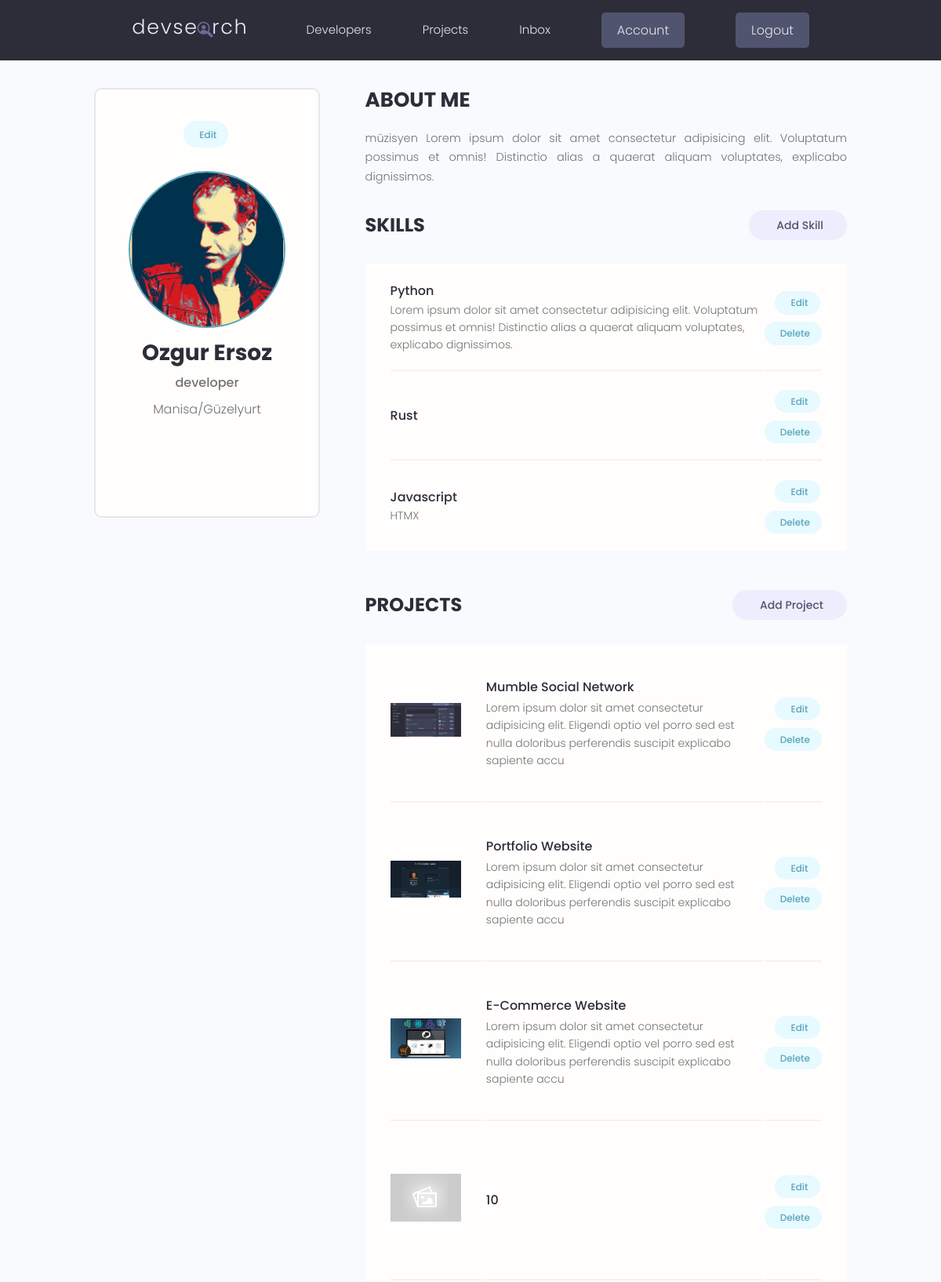
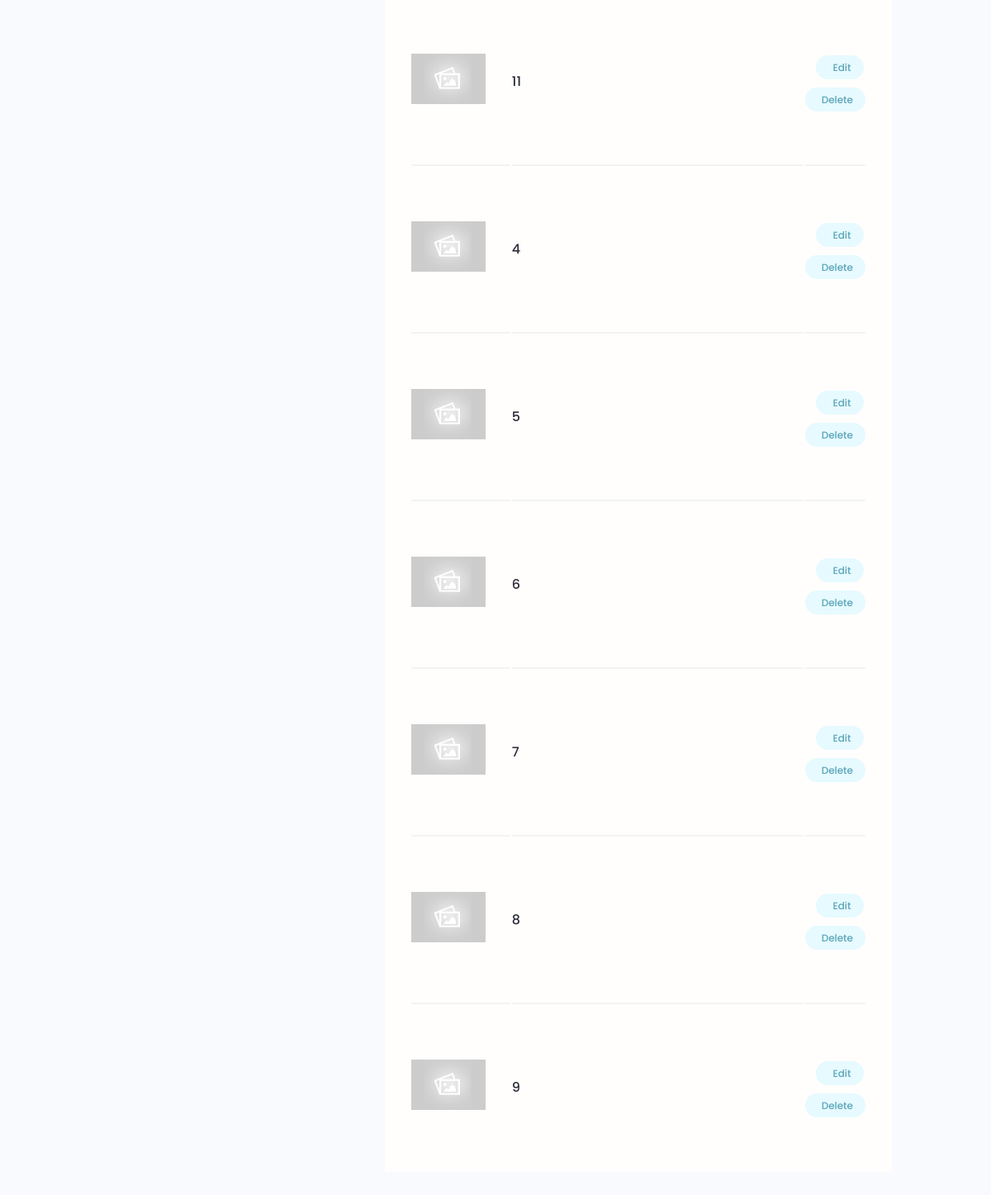
The app's page /account/ (signed in) with its own data (2 pictures, top to bottom).
### users/models.py (models this page shows, shortened)
class Profile(models.Model):
    user = models.OneToOneField(User, on_delete=models.CASCADE, null=True, blank=True)
    name = models.CharField(max_length=200, null=True, blank=True)
    username = models.CharField(max_length=200, null=True, blank=True)
    location = models.CharField(max_length=200, null=True, blank=True)
    email = models.EmailField(max_length=500, null=True, blank=True)
    short_intro = models.CharField(max_length=200, null=True, blank=True)
    bio = models.TextField(null=True, blank=True)
    profile_image = models.ImageField(
        null=True,
        blank=True,
        upload_to="profiles/",
        default="profiles/users-default.png",
    )
    social_github = models.CharField(max_length=200, null=True, blank=True)
    social_twitter = models.CharField(max_length=200, null=True, blank=True)
    social_linkedin = models.CharField(max_length=200, null=True, blank=True)
    social_youtube = models.CharField(max_length=200, null=True, blank=True)
    social_website = models.CharField(max_length=200, null=True, blank=True)
    id = models.UUIDField(
        default=uuid.uuid4, unique=True, primary_key=True, editable=False
    )

class Skill(models.Model):
    owner = models.ForeignKey(Profile, on_delete=models.CASCADE, null=True, blank=True)
    name = models.CharField(max_length=200, null=True, blank=True)
    description = models.TextField(null=True, blank=True)
    created = models.DateTimeField(auto_now_add=True)
    id = models.UUIDField(
        default=uuid.uuid4, unique=True, primary_key=True, editable=False
    )
    def __str__(self):
        return str(self.name)

### projects/models.py (models this page shows, shortened)
class Project(models.Model):
    owner = models.ForeignKey(Profile, on_delete=models.CASCADE, null=True, blank=True)
    title = models.CharField(max_length=200)
    description = models.TextField(null=True, blank=True)
    featured_image = models.ImageField(null=True, blank=True, default="default.jpg")
    demo_link = models.CharField(max_length=2000, null=True, blank=True)
    source_link = models.CharField(max_length=2000, null=True, blank=True)
    tags = models.ManyToManyField("Tag", blank=True)
    vote_total = models.IntegerField(default=0, null=True, blank=True)
    vote_ratio = models.IntegerField(default=0, null=True, blank=True)
    created = models.DateTimeField(auto_now_add=True)
    id = models.UUIDField(
        default=uuid.uuid4, unique=True, primary_key=True, editable=False
    )
    class Meta:
        ordering = ["-vote_ratio", "-vote_total", "title"]

### users/views.py (the view)
# urls.py: path("account/", views.user_account, name="account"),
@login_required(login_url="login")
def user_account(request):
    profile = request.user.profile
    skills = profile.skill_set.all()
    projects = profile.project_set.all()
    context = {
        "profile": profile,
        "skills": skills,
        "projects": projects,
    }
    return render(request, "users/account.html", context=context)

### users/templates/users/account.html (shortened to what this page needs)
{% extends 'main.html' %}
{% block content %}
  <main class="settingsPage profile my-md">
    <div class="container">
      <div class="layout">
        <div class="column column--1of3">
          <div class="card text-center">
            <div class="card__body dev">
              <a class="tag tag--pill tag--main settings__btn" href="{% url 'edit-account' %}"> Edit</a>
              <img class="avatar avatar--xl dev__avatar" src="{{ profile.profile_image.url }}" alt="image" />
              <h2 class="dev__name">{{ profile.name }}</h2>
              <p class="dev__title">{{ profile.short_intro }}</p>
              <p class="dev__location">{{ profile.location }}</p>
              <ul class="dev__social">
              </ul>
            </div>
          </div>
        </div>
        <div class="column column--2of3">
          <div class="devInfo">
            <h3 class="devInfo__title">About Me</h3>
            <p class="devInfo__about">{{ profile.bio }}</p>
          </div>
          <div class="settings">
            <h3 class="settings__title">Skills</h3>
            <a class="tag tag--pill tag--sub settings__btn tag--lg" href="{% url 'create-skill' %}">Add Skill</a>
          </div>
          <table class="settings__table">
          {% for skill in skills %}
          <tr>
            <td class="settings__tableInfo">
              <h4>{{ skill }}</h4>
                <p>
                  {{ skill.description }}
                </p>
              </td>
              <td class="settings__tableActions">
                <a class="tag tag--pill tag--main settings__btn" href="{% url 'update-skill' skill.id %}">Edit</a>
                <a class="tag tag--pill tag--main settings__btn" href="{% url 'delete-skill' skill.id %}?next=/account/">
                  Delete</a>
                </td>
              </tr>
              {% endfor %}
            </table>
          <div class="settings">
            <h3 class="settings__title">Projects</h3>
            <a class="tag tag--pill tag--sub settings__btn tag--lg" href="{% url 'create-project' %}"> Add Project</a>
          </div>
          <table class="settings__table">
            {% for project in projects %}
            <tr>
              <td class="settings__thumbnail">
                <a href="{% url 'single-project' project.id %}"><img src="{{ project.featured_image.url }}" alt="Project Thumbnail" /></a>
              </td>
              <td class="settings__tableInfo">
                <a href="{% url 'single-project' project.id %}">{{ project.title }}</a>
                <p>{{ project.description|slice:"150" }}</p>
              </td>
              <td class="settings__tableActions">
                <a class="tag tag--pill tag--main settings__btn" href="{% url 'update-project' project.id %}">Edit</a>
                <a class="tag tag--pill tag--main settings__btn" href="{% url 'delete-project' project.id  %}?next=/account/">
                  Delete</a>
              </td>
            </tr>
            {% endfor %}
          </table>
        </div>
      </div>
    </div>
  </main>
{% endblock content %}

### static/styles/app.css (style rules this page uses)
:root { --color-sub: #2d2d39; }
.card { border: 2px solid var(--color-light); }
img { width: 100%; }
.profile .card > .dev { padding: 4rem; }
.dev__avatar { display: block; margin: auto; }
.dev__name { color: var(--color-sub); font-size: 2.8rem; font-weight: 700; margin-top: 1rem; margin-bottom: 0.5rem; }
.dev__title { font-size: 1.6rem; font-weight: 500; line-height: 1.3; }
.dev__location { margin-top: 1rem; }
.dev__social { margin: 3rem 0; list-style: none; display: flex; justify-content: center; gap: 1.5rem; }
.devInfo { margin-bottom: 3rem; }
.devInfo__title, .devInfo__subtitle { font-size: 2.6rem; color: var(--color-sub); text-transform: uppercase; font-weight: 700; margin-bottom: 1.5rem; }
.devInfo__about, .devSkill__info { font-size: 1.45rem; line-height: 1.7; text-align: justify; }
.settingsPage .dev > .settings__btn { display: inline-block; margin-bottom: 3rem; }
.settings { display: flex; justify-content: space-between; align-items: center; }
.settings__title { font-size: 2.4rem; text-transform: uppercase; font-weight: 700; color: var(--color-sub); }
.settings__table { margin-top: 3rem; margin-bottom: 5rem; padding: 0 3rem; background: var(--color-white); }
.settings__table tr { width: 100%; }
.settings__table tr > td { padding: 2rem 0; }
.settings__table tr:not(:last-child) td { border-bottom: 2px solid var(--color-white-light); }
.settings__thumbnail { width: 23%; min-width: 10rem; }
.settings__thumbnail img { padding-right: 3rem; height: 15rem; object-fit: contain; }
.settings__tableInfo { width: 100%; }
.settings__tableInfo h4, .settings__tableInfo a { padding-right: 1rem; width: auto; font-size: 1.6rem; font-weight: 500; color: var(--color-sub); }
.settings__tableInfo p { font-size: 1.4rem; }
.settings__tableActions { text-align: right; }

### static/uikit/styles/modules/_variables.css (style rules this page uses)
:root { --color-main: #5aa5b9; --color-main-light: #e6faff; --color-sub: #3f4156; --color-sub-light: #51546e; --color-sub-lighter: #ededfd; --color-text: #737373; --color-gray: #8b8b8b; --color-light: #e5e7eb; --color-light-gray: #767676; --color-bg: #f8fafd; --color-white: #fffefd; --color-white-light: #f3f3f3; --color-success: #359e64; --color-success-bg: #def8e8; --color-error: #fc4b0b; --color-error-bg: #fff2ee; --font-base: 'Poppins', arial, helvetica, 'Segoe UI', roboto, ubuntu, sans-serif; --font-monospace: 'Fira Code', 'Courier New', courier, monospace; --font-regular: 300; --font-medium: 500; --font-bold: 700; --generic-shadow: 1px 1px 5px #00000010; --generic-transition: all 0.3s ease-in-out; }

### static/uikit/styles/modules/_base.css (style rules this page uses)
* { margin: 0; padding: 0; box-sizing: border-box; text-rendering: optimizeLegibility; color: inherit; font-size: inherit; }
html { font-size: 50%; }
@media only screen and (min-width: 480px) { html { font-size: 56.25%; } }
@media only screen and (min-width: 1200px) { html { font-size: 62.5%; } }
body { line-height: 1.6; font-weight: 400; font-size: 1.5rem; color: var(--color-text); background-color: var(--color-bg); min-height: 100vh; }

### static/uikit/styles/modules/_typography.css (style rules this page uses)
* { font-family: var(--font-base); }
h2 { font-size: 3.6rem; font-weight: var(--font-bold); }
h3 { font-size: 3.2rem; font-weight: var(--font-medium); }
h4 { font-size: 2.8rem; font-weight: var(--font-medium); }
p, span, strong { font-size: 1.6rem; color: var(--color-text); font-weight: var(--font-regular); }
a { padding-bottom: 2px; text-decoration: none; display: inline-block; color: var(--color-main); font-weight: var(--font-medium); }

### static/uikit/styles/modules/_utilities.css (style rules this page uses)
.container { width: 92%; max-width: 165rem; margin: 0 auto; box-sizing: border-box; }
@media screen and (min-width: 1000px) { .container { width: 90%; } }
@media screen and (min-width: 1200px) { .container { width: 80%; } }
.text-center { text-align: center; }
.my-md { margin: 3rem auto; }

### static/uikit/styles/modules/_avatar.css (style rules this page uses)
.avatar { border-radius: 50%; border: 2px solid var(--color-main); object-fit: cover; }
.avatar--xl { height: 20rem; width: 20rem; }

### static/uikit/styles/modules/_card.css (style rules this page uses)
.card { border-radius: 1rem; background-color: var(--color-white); border: 1.5px solid var(--color-light); width: auto; height: auto; margin-top: 0.5rem; margin-bottom: 0.5rem; overflow: hidden; }
.card__body, .card__header { padding: 2rem 2.5rem; }

### static/uikit/styles/modules/_layout.css (style rules this page uses)
.layout { display: flex; flex-flow: row wrap; justify-content: space-between; }
.layout > .column { margin-bottom: 3rem; }
.layout > .column.column--1of3 { flex-basis: 30%; }
.layout > .column.column--2of3 { flex-basis: 64%; }

### records on screen
Profile: profile_image (picture), name "Ozgur Ersoz", short_intro "developer", location "Manisa/Güzelyurt", bio "müzisyen Lorem ipsum dolor sit amet consectetur adipisicing elit. Voluptatum possimus et omnis! Distinctio alias a quaerat aliquam voluptates, explicabo dignissimos."
Skill: name "Python", description "Lorem ipsum dolor sit amet consectetur adipisicing elit. Voluptatum possimus et omnis! Distinctio alias a quaerat aliquam voluptates, explicabo dignissimos."
Skill: name "Rust"
Skill: name "Javascript", description "HTMX"
Project: featured_image (picture), title "Mumble Social Network", description "Lorem ipsum dolor sit amet consectetur adipisicing elit. Eligendi optio vel porro sed est nulla doloribus perferendis suscipit explicabo sapiente accu"
Project: featured_image (picture), title "Portfolio Website", description "Lorem ipsum dolor sit amet consectetur adipisicing elit. Eligendi optio vel porro sed est nulla doloribus perferendis suscipit explicabo sapiente accu"
Project: featured_image (picture), title "E-Commerce Website", description "Lorem ipsum dolor sit amet consectetur adipisicing elit. Eligendi optio vel porro sed est nulla doloribus perferendis suscipit explicabo sapiente accu"
Project: featured_image (placeholder picture), title "10"
Project: featured_image (placeholder picture), title "11"
Project: featured_image (placeholder picture), title "4"
Project: featured_image (placeholder picture), title "5"
Project: featured_image (placeholder picture), title "6"
Project: featured_image (placeholder picture), title "7"
Project: featured_image (placeholder picture), title "8"
Project: featured_image (placeholder picture), title "9"
